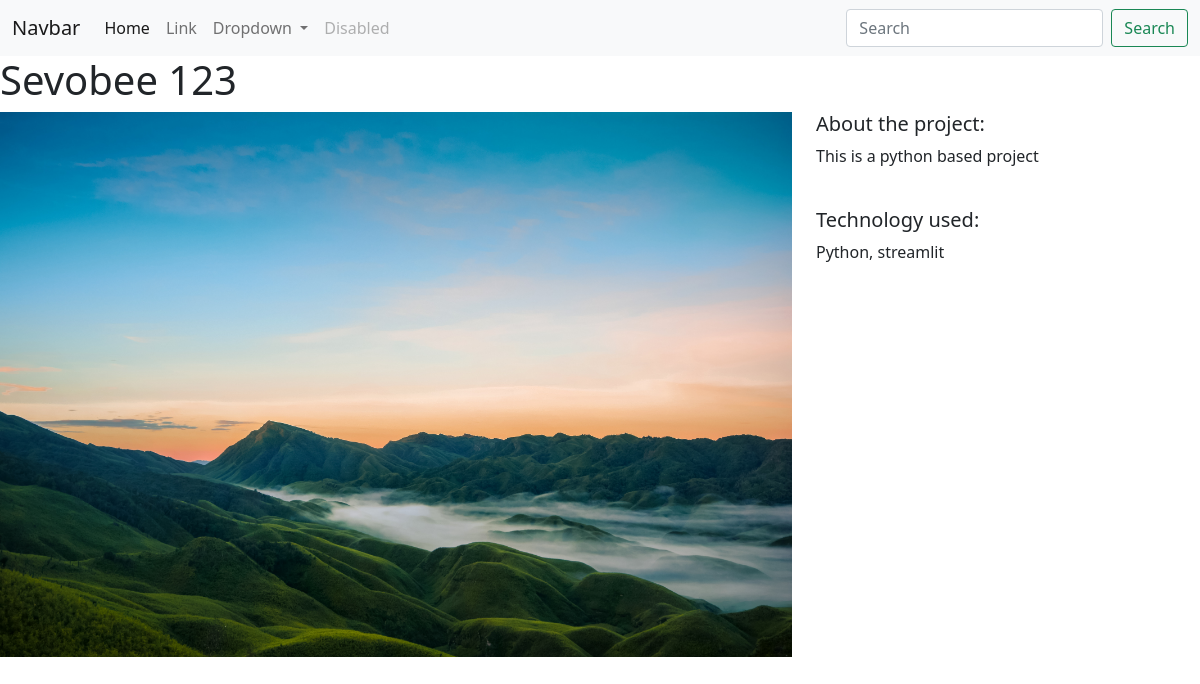
The page /projects/4/ on the database its author committed.
### projects/models.py (models this page shows, shortened)
class Project(models.Model):
    title = models.CharField(max_length=100)
    description = models.TextField()
    technology = models.CharField(max_length=20)
    image = models.FileField(upload_to="project_images/", blank=True)

### projects/views.py (the view)
# urls.py: path("<int:pk>/", views.project_detail, name="project_detail"),
def project_detail(request, pk):
    project = Project.objects.get(pk=pk)
    context = {
        "project":project
    }
    return render(request, 'projects/project_detail.html', context)

### projects/templates/projects/project_detail.html
{% extends "base.html" %}
{% block page_content %}
<h1>{{ project.title }}</h1>
<div class="row">
    <div class="col-md-8">
        {% if project.image %}
            <img src="{{ project.image.url }}" width="100%">
        {% endif %}
    </div>
    <div class="col-md-4">
        <h5>About the project:</h5>
        <p>{{ project.description }}</p>
        <br>
        <h5>Technology used:</h5>
        <p>{{ project.technology }}</p>
    </div>
</div>
{% endblock page_content %}

### rows shown on the page
Project: title "Sevobee 123", image (picture), description "This is a python based project", technology "Python, streamlit"
